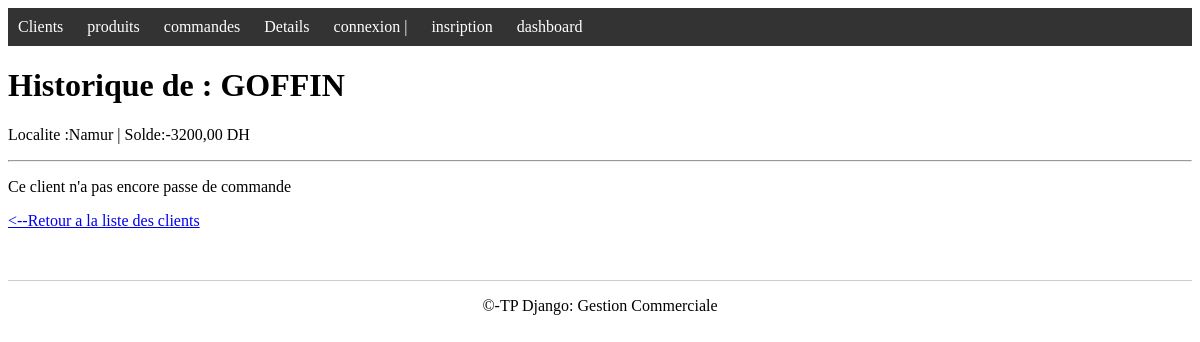
Before: /Boutique/client/B062/ with the older database file.
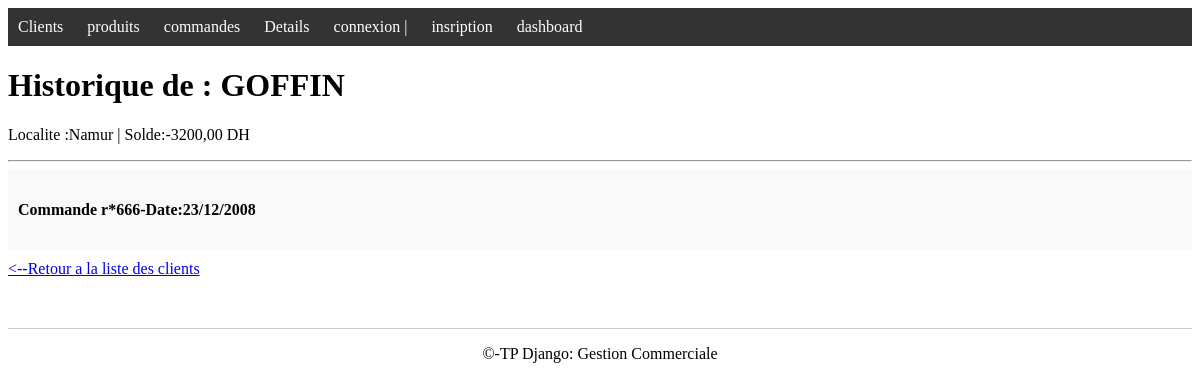
After: the same page with the newer database file.
### Boutique/models.py (models this page shows, shortened)
class Commande(models.Model):
    ncom=models.IntegerField(primary_key=True)
    client=models.ForeignKey(Client,on_delete=models.CASCADE)
    datecom=models.DateField()

### Boutique/views.py (the view)
# urls.py: path('client/<str:id_client>/',views.client_commandes,name="client_commandes"),
def client_commandes(request,id_client):
    client=get_object_or_404(Client,ncli=id_client)
    commandes=Commande.objects.filter(client=client).prefetch_related('lignes__produit')
    return render(request,'Boutique/client_commandes.html',{
        'client':client,
        'commandes':commandes
    })

### Boutique/templates/Boutique/client_commandes.html (shortened to what this page needs)
{%extends 'Boutique/base.html'%}
{% block content %}
<h1>Historique de : {{client.nom|upper}}</h1>
<p>Localite :{{client.localite}} | Solde:{{client.compte}} DH</p>
<hr>
{%for com in commandes%}
<div style="background:#f9f9f9;padding:10px;margin-bottom:10px;border-left:5px solide blue;">
    <h4>Commande r*{{com.ncom}}-Date:{{com.datecom|date:"d/m/Y"}}</h4>
</div>
{%empty%}
<p>Ce client n'a pas encore passe de commande</p>
{%endfor%}
<a href="{% url 'clients' %}"><--Retour a la liste des clients</a>
{% endblock %}

Changed rows visible on the page:
added Commande: ncom "666", datecom "23/12/2008"
Other visible differences:
text no longer shown: "Ce client n'a pas encore passe de commande"
